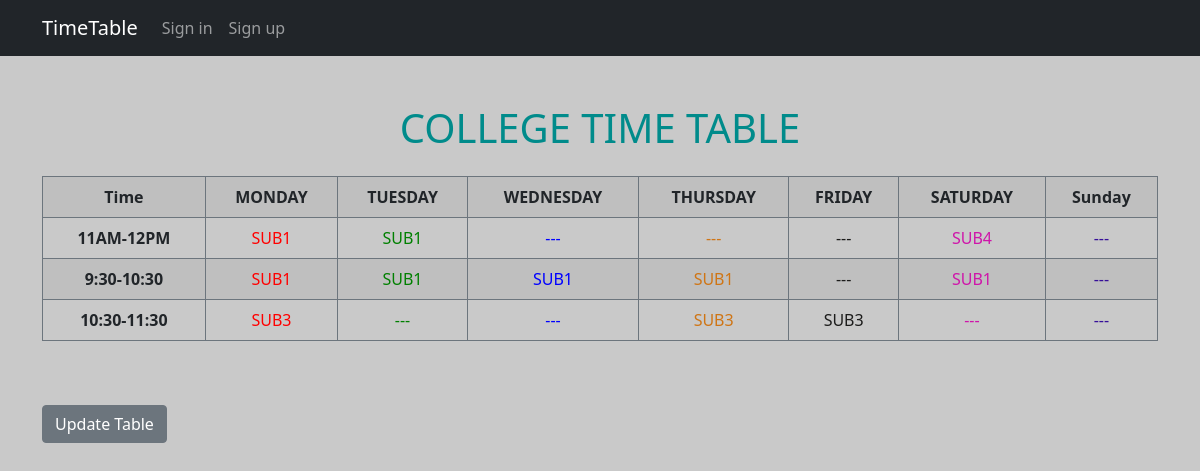
The app's page /, older data.
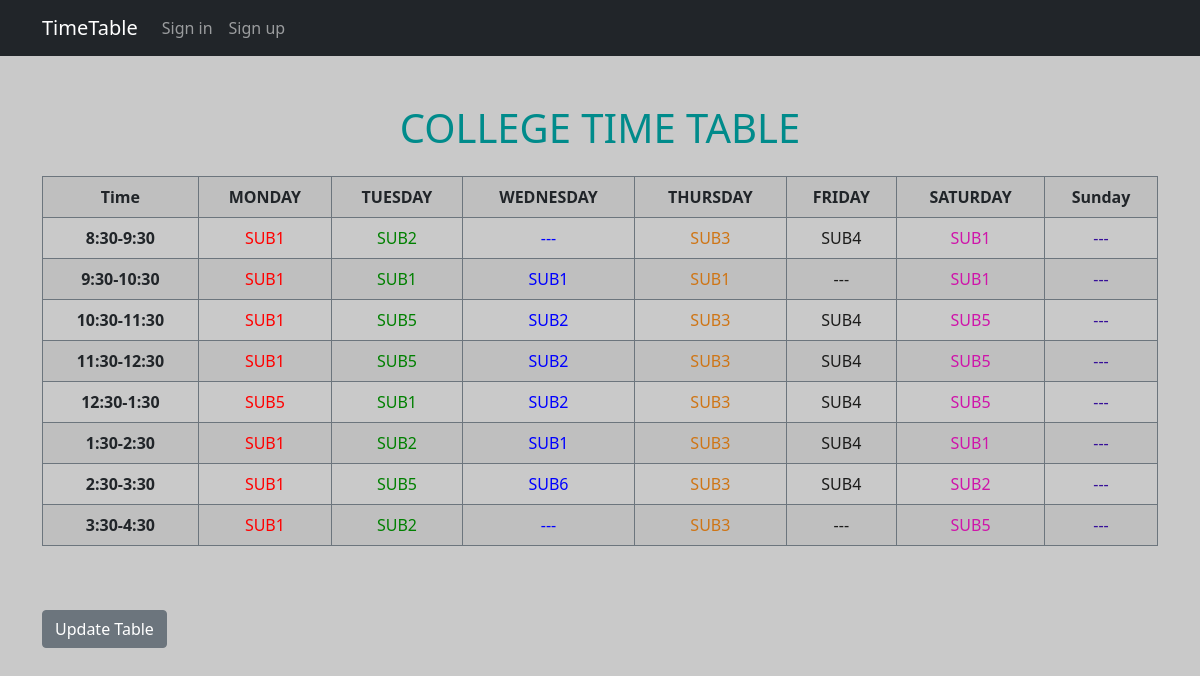
The same page, newer data.
### app/models.py (models this page shows)
class TimeTable(models.Model):
    time = models.CharField(max_length=20)
    monday = models.CharField(max_length=100)
    tuesday = models.CharField(max_length=100)
    wednesday = models.CharField(max_length=100)
    thursday = models.CharField(max_length=100)
    friday = models.CharField(max_length=100)
    saturday = models.CharField(max_length=100)
    sunday = models.CharField(max_length=100)

### app/views.py (the view)
# urls.py: path('', views.Home, name='home'),
def Home(request):
    tb = TimeTable.objects.all()
    return render(request, 'app/home.html', {'tb': tb})

### app/templates/app/home.html (shortened to what this page needs)
{% extends 'app/base.html' %}
{% block body %}
<div class="container mt-5">
<H1 class="mb-4"><FONT COLOR="DARKCYAN"><CENTER>COLLEGE TIME TABLE</CENTER></FONT></H1>
    <div class="table-responsive">
        <table class="table text-center table-striped table-bordered border-secondary">
            <tr>
                <th >Time</th>
                <th>MONDAY</th>
                <th>TUESDAY</th>
                <th>WEDNESDAY</th>
                <th>THURSDAY</th>
                <th>FRIDAY</th>
                <th>SATURDAY</th>
                <th>Sunday</th>
            </tr>
            {% for tb in tb %}
            <tr>
                <th>{{ tb.time }}</th>
                <td style="color:red;">{{ tb.monday }}</td>
                <td style="color:green;">{{ tb.tuesday }}</td>
                <td style="color:blue;">{{ tb.wednesday }}</td>
                <td style="color:#cf7515;">{{ tb.thursday }}</td>
                <td style="color:#1c1c1b;">{{ tb.friday }}</td>
                <td style="color:#cf15aa;">{{ tb.saturday }}</td>
                <td style="color:#360f99;">{{ tb.sunday }}</td>
            </tr>
            {% endfor %}
        </table>
    </div>
    <br>
    <br>
    <a class="btn btn-secondary" href="{% url 'app:update_tb' %}">Update Table</a>
</div>
{% endblock body %}

Row changes from the older to the newer data that the page shows:
changed TimeTable (number 1 of 8 on the later page): time "11AM-12PM" → "8:30-9:30"; tuesday "SUB1" → "SUB2"; thursday "---" → "SUB3"; friday "---" → "SUB4"; saturday "SUB4" → "SUB1"
changed TimeTable (number 3 of 8 on the later page): monday "SUB3" → "SUB1"; tuesday "---" → "SUB5"; wednesday "---" → "SUB2"; friday "SUB3" → "SUB4"; saturday "---" → "SUB5"
added TimeTable: time "11:30-12:30", monday "SUB1", tuesday "SUB5", wednesday "SUB2", thursday "SUB3", friday "SUB4", saturday "SUB5", sunday "---"
added TimeTable: time "12:30-1:30", monday "SUB5", tuesday "SUB1", wednesday "SUB2", thursday "SUB3", friday "SUB4", saturday "SUB5", sunday "---"
added TimeTable: time "1:30-2:30", monday "SUB1", tuesday "SUB2", wednesday "SUB1", thursday "SUB3", friday "SUB4", saturday "SUB1", sunday "---"
added TimeTable: time "2:30-3:30", monday "SUB1", tuesday "SUB5", wednesday "SUB6", thursday "SUB3", friday "SUB4", saturday "SUB2", sunday "---"
added TimeTable: time "3:30-4:30", monday "SUB1", tuesday "SUB2", wednesday "---", thursday "SUB3", friday "---", saturday "SUB5", sunday "---"
